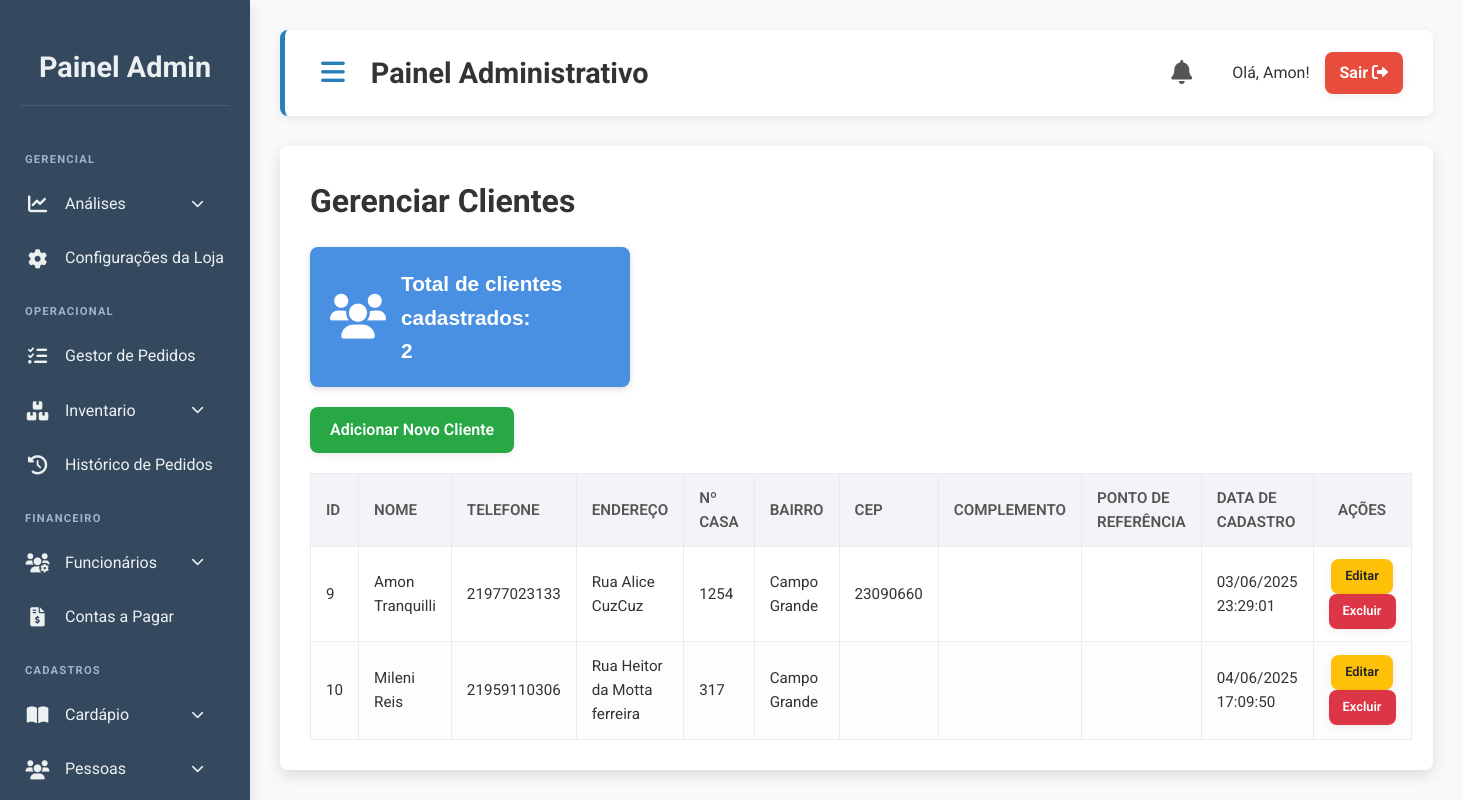
Page /admin/clientes/clientes.php (signed in) on the earlier database version.
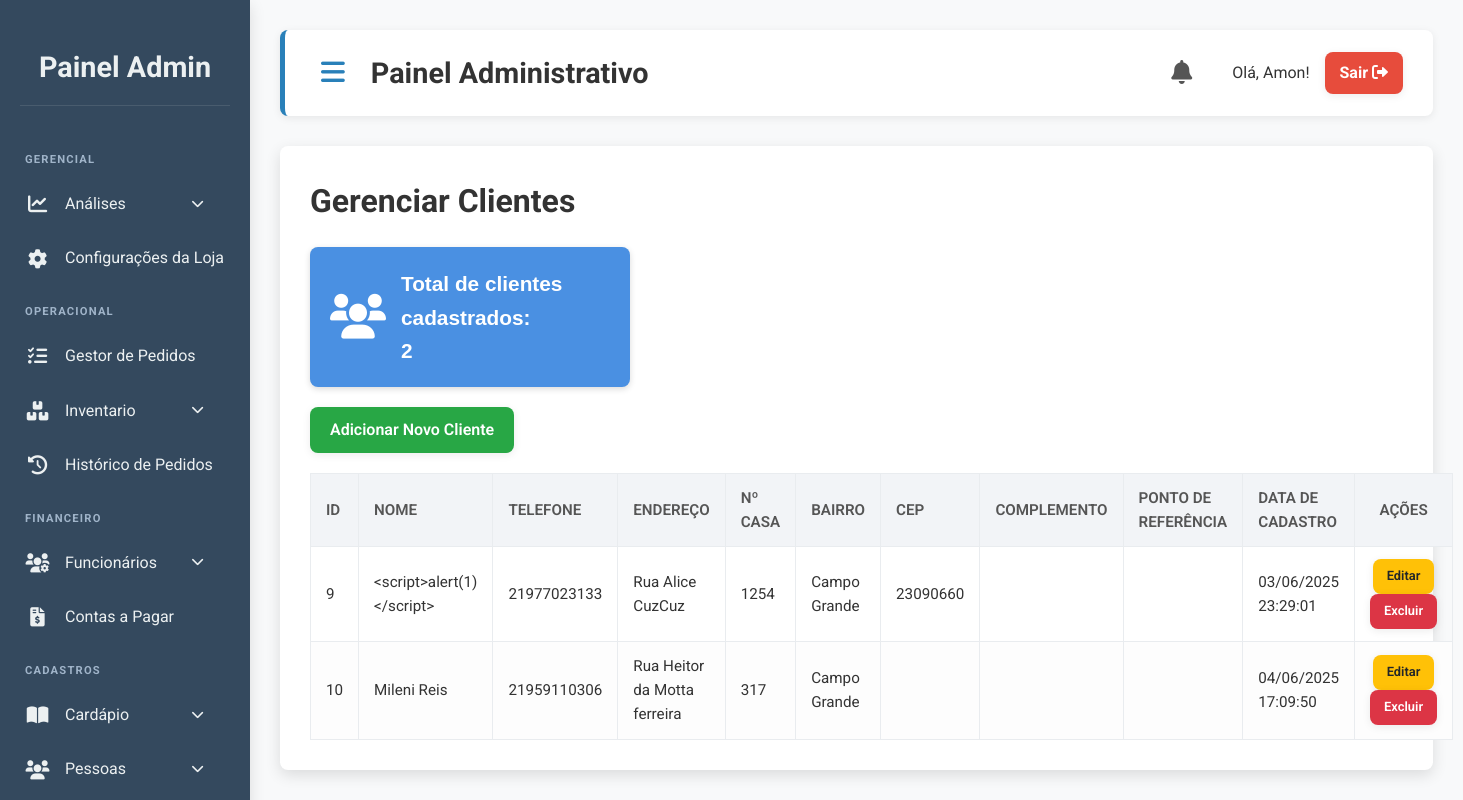
Same page on the later database version.
### tables this page shows
CREATE TABLE `clientes` (
  `id` int(11) NOT NULL,
  `nome` varchar(100) NOT NULL,
  `telefone` varchar(20) DEFAULT NULL,
  `endereco` varchar(255) NOT NULL,
  `ncasa` varchar(50) DEFAULT NULL,
  `bairro` varchar(100) DEFAULT NULL,
  `cep` varchar(10) DEFAULT NULL,
  `ponto_referencia` varchar(255) DEFAULT NULL,
  `complemento` varchar(100) DEFAULT NULL,
  `data_cadastro` datetime DEFAULT current_timestamp()
);

### admin/clientes/clientes.php (the view, shortened to what this page needs)
<?php
require_once '../../includes/conexao.php';
$totalClientes = 0;
$resultCount = $conn->query("SELECT COUNT(*) as total FROM clientes");
if ($resultCount && $rowCount = $resultCount->fetch_assoc()) {
    $totalClientes = $rowCount['total'];
}
$clientes = [];
$sql = "SELECT id, nome, telefone, endereco, ncasa, bairro, cep, complemento, ponto_referencia, data_cadastro FROM clientes ORDER BY nome ASC";
$result = $conn->query($sql);
if ($result && $result->num_rows > 0) {
    while ($row = $result->fetch_assoc()) {
        $clientes[] = $row;
    }
}
?>
<h1>Gerenciar Clientes</h1>
<div class="card-total-clientes">
    <i class="fa fa-users" aria-hidden="true"></i>
    <div class="info">
        Total de clientes cadastrados:<br>
        <span><?= $totalClientes ?></span>
    </div>
</div>
<a href="adicionar.php" class="btn btn-success">Adicionar Novo Cliente</a>
<?php if (empty($clientes)) : ?>
    <p class="text-center">Nenhum cliente cadastrado ainda.</p>
<?php else : ?>
    <table>
        <thead>
            <tr>
                <th>ID</th>
                <th>Nome</th>
                <th>Telefone</th>
                <th>Endereço</th>
                <th>Nº Casa</th>
                <th>Bairro</th>
                <th>CEP</th>
                <th>Complemento</th>
                <th>Ponto de Referência</th>
                <th>Data de Cadastro</th>
                <th class="text-center">Ações</th>
            </tr>
        </thead>
        <tbody>
            <?php foreach ($clientes as $cliente) : ?>
                <tr>
                    <td><?= htmlspecialchars($cliente['id']) ?></td>
                    <td><?= htmlspecialchars($cliente['nome']) ?></td>
                    <td><?= htmlspecialchars($cliente['telefone'] ?? 'N/A') ?></td>
                    <td><?= htmlspecialchars($cliente['endereco'] ?? 'N/A') ?></td>
                    <td><?= htmlspecialchars($cliente['ncasa'] ?? 'S/N') ?></td>
                    <td><?= htmlspecialchars($cliente['bairro'] ?? 'N/A') ?></td>
                    <td><?= htmlspecialchars($cliente['cep'] ?? 'N/A') ?></td>
                    <td><?= htmlspecialchars($cliente['complemento'] ?? 'N/A') ?></td>
                    <td><?= htmlspecialchars($cliente['ponto_referencia'] ?? 'N/A') ?></td>
                    <td><?= htmlspecialchars(date('d/m/Y H:i:s', strtotime($cliente['data_cadastro']))) ?></td>
                    <td class="text-center">
                        <a href="editar.php?id=<?= $cliente['id'] ?>" class="btn btn-warning btn-sm">Editar</a>
                        <a href="excluir.php?id=<?= $cliente['id'] ?>" class="btn btn-danger btn-sm" onclick="return confirm('Tem certeza que deseja excluir este cliente?');">Excluir</a>
                    </td>
                </tr>
            <?php endforeach; ?>
        </tbody>
    </table>
<?php endif; ?>
<?php
include '../template_admin.php';
?>

Differences in the rows shown:
changed clientes "Rua Alice CuzCuz": nome "Amon Tranquilli" → "<script>alert(1)</script>"
